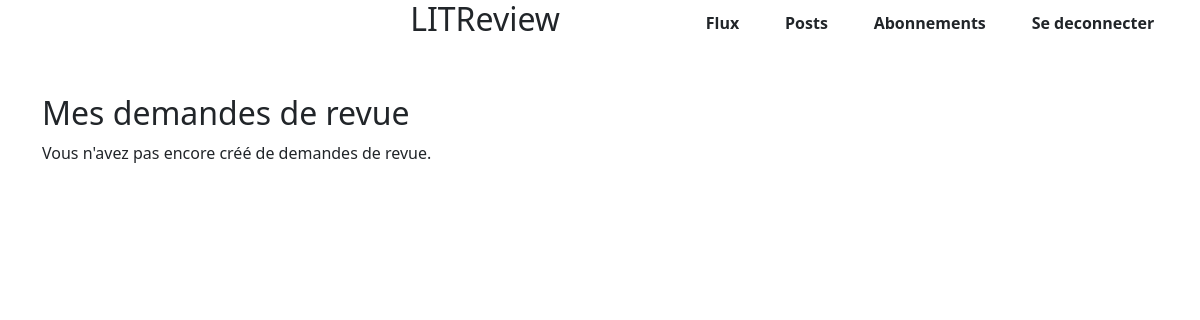
The app's page /posts (signed in), older data.
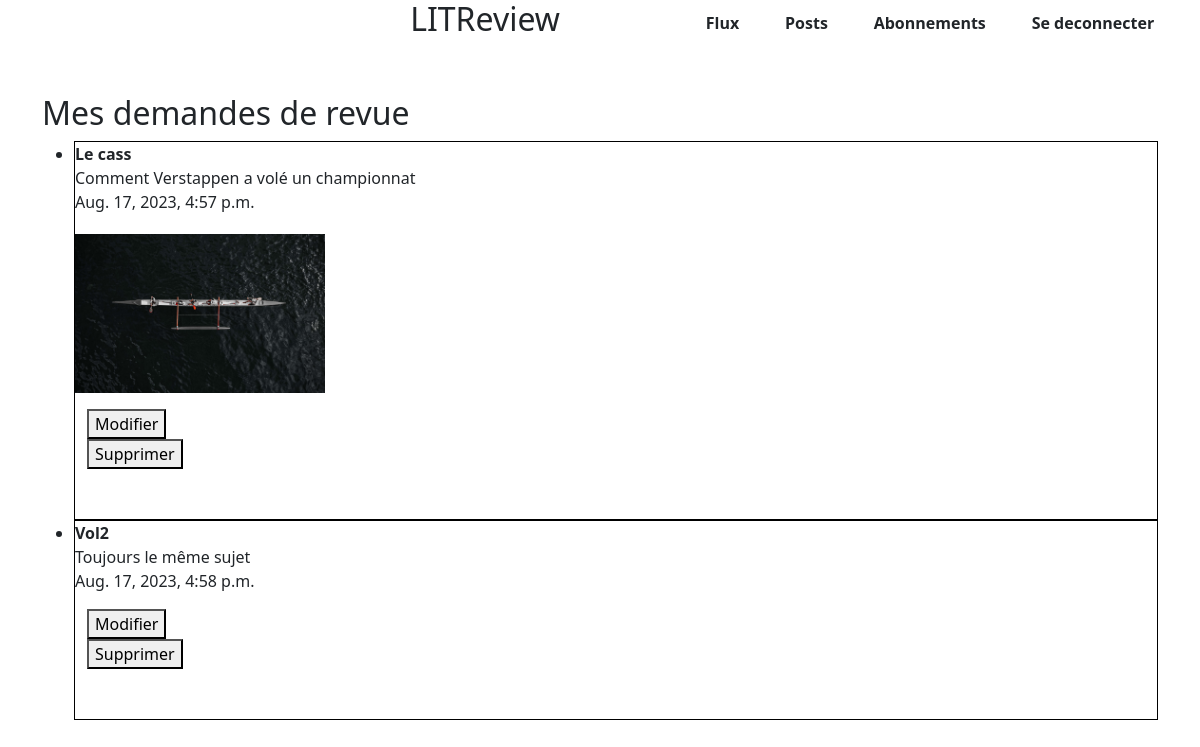
The same page, newer data.
### critiques/models.py (models this page shows, shortened)
class Ticket(models.Model):
    title = models.CharField(max_length=128)
    description = models.TextField(max_length=2048, blank=True)
    image = models.ImageField(null=True, blank=True)
    time_created = models.DateTimeField(auto_now_add=True)
    user = models.ForeignKey(to=settings.AUTH_USER_MODEL, on_delete=models.CASCADE)

### critiques/views.py (the view)
# urls.py: path("posts", user_tickets, name="posts"),
@login_required
def user_tickets(request):
    user_tickets = Ticket.objects.filter(user=request.user)
    return render(request, "posts.html", {"tickets": user_tickets})

### critiques/templates/posts.html (shortened to what this page needs)
{% extends "base.html" %}
{% load static %}
{% block additional_css %}
<link rel="stylesheet" href="{% static 'critiques/css/posts.css' %}">
{% endblock %}
{% block content %}
<div class="container py-5"><h2>Mes demandes de revue</h2>
{% if tickets %}
<ul>
    {% for ticket in tickets %}
    <li>
        <strong>{{ ticket.title }}</strong><br>
        {{ ticket.description }}<br>
        {{ ticket.time_created }}<br>
        {% if ticket.image %}
        <div class="img_container">
            <img src="{{ ticket.image.url }}" alt="{{ ticket.title }}">
        </div>
        {% endif %}
        <div class="container pt-3">
            <form action="{% url 'edit_ticket' ticket.id %}" method="post">
                <button type="submit">Modifier</button>
            </form>
            <form action="{% url 'delete_ticket' ticket.id %}" method="post">
                <button type="submit">Supprimer</button>
            </form>
        </div>
    </li>
    {% endfor %}
</ul>
{% else %}
<p>Vous n'avez pas encore créé de demandes de revue.</p>
{% endif %}
</div>
{% endblock %}

### critiques/templates/base.html (shortened to what this page needs)
{% load static %}
<!DOCTYPE html>
<html lang="fr">
<head>
    <link href="https://cdn.jsdelivr.net/npm/bootstrap@5.3.0/dist/css/bootstrap.min.css" rel="stylesheet">
    <link rel="stylesheet" href="{% static 'critiques/css/base.css' %}">
    {% block additional_css %}{% endblock %}
</head>
<body>
    <div class="header">
        <div class="titre">
            <h2>LITReview</h2>
        </div>
        <div class="navbar">
            <a href="{% url 'flux' %}">Flux</a>
            <a href="{% url 'posts' %}">Posts</a>
            <a href="{% url 'abonnements' %}">Abonnements</a>
            <a href="{% url 'logout' %}">Se deconnecter</a>
        </div>
    </div>
    {% block content %}{% endblock %}
</body>
</html>

### critiques/static/critiques/css/base.css (style rules this page uses)
a { text-decoration: none; color: inherit; background: none; border: none; padding: 0; margin: 0; outline: none; font-size: 100%; font-weight: inherit; cursor: pointer; }
.header { display: flex; }
.titre { display: flex; justify-content: flex-end; padding-right: 100px; width: 55%; }
.navbar { display: flex; justify-content: space-evenly; align-items: center; font-weight: bold; width: 45%; }

### critiques/static/critiques/css/posts.css (style rules this page uses)
li { padding-bottom: 50px; border : solid 1px black; }
.img_container { padding-top: 20px; width: 250px; height: auto; }
.img_container img { width: 100%; height: auto; }

Row changes from the older to the newer data that the page shows:
added Ticket: title "Le cass", description "Comment Verstappen a volé un championnat", time_created "Aug. 17, 2023, 4:57 p.m.", image (picture)
added Ticket: title "Vol2", description "Toujours le même sujet", time_created "Aug. 17, 2023, 4:58 p.m."
Text that changed along with them:
text no longer shown: "Vous n'avez pas encore créé de demandes de revue."
